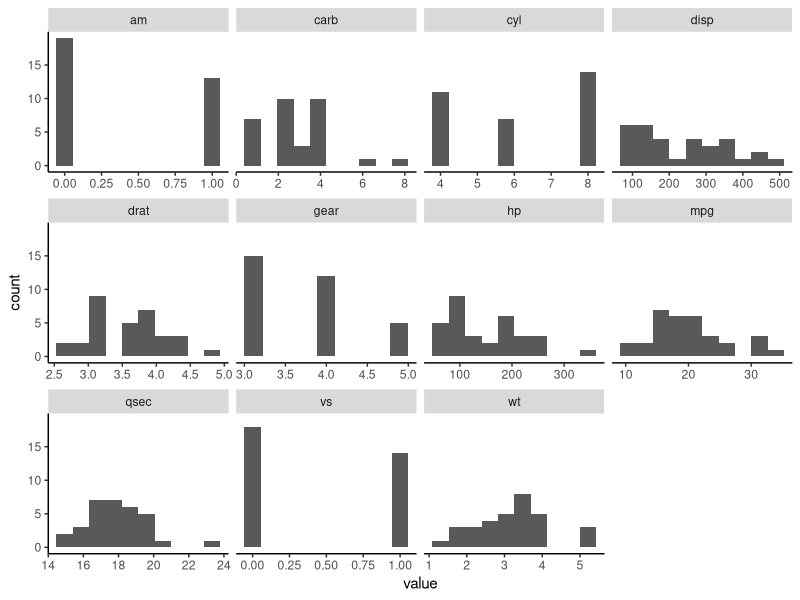
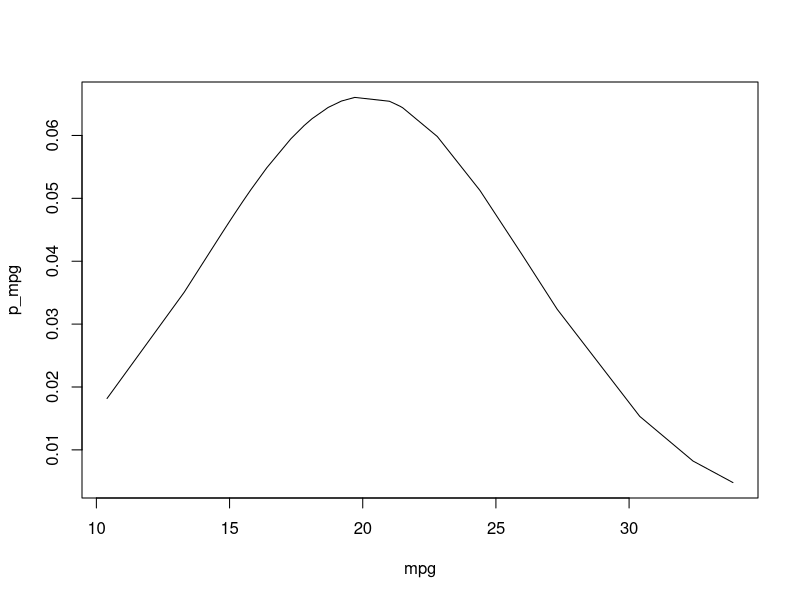
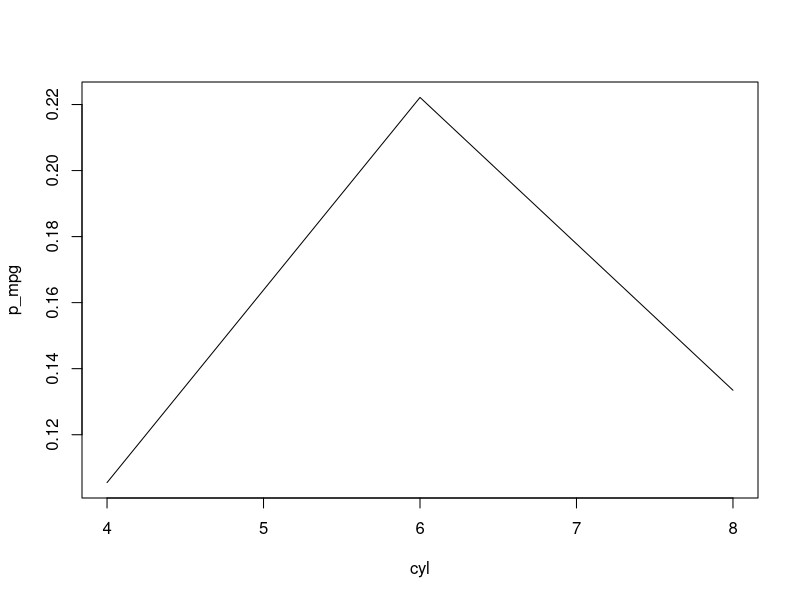
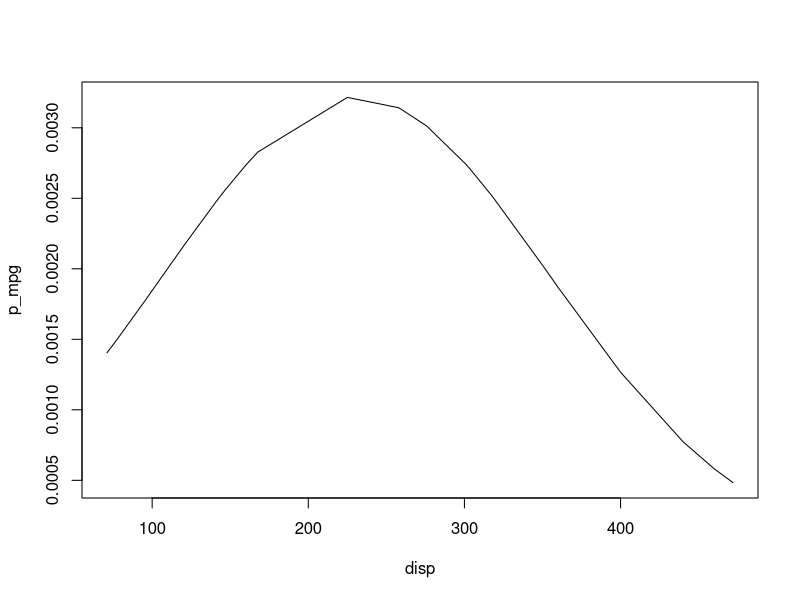
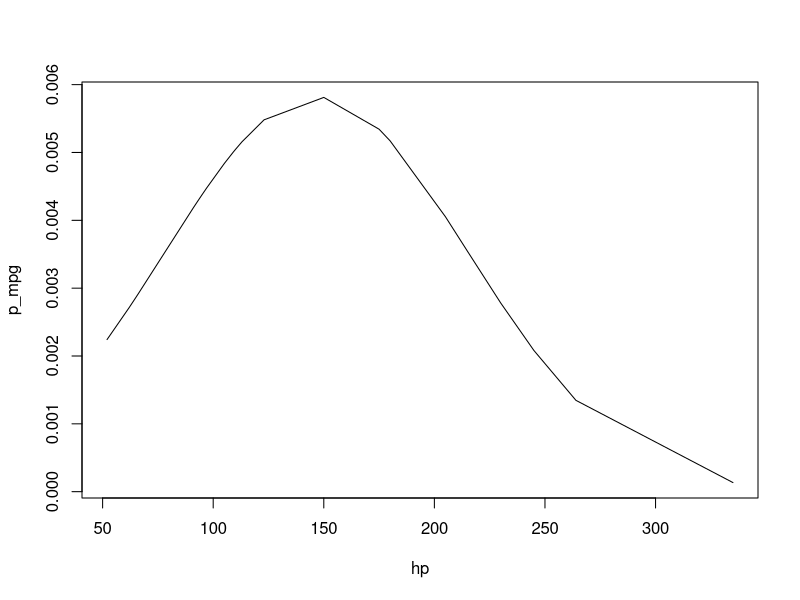
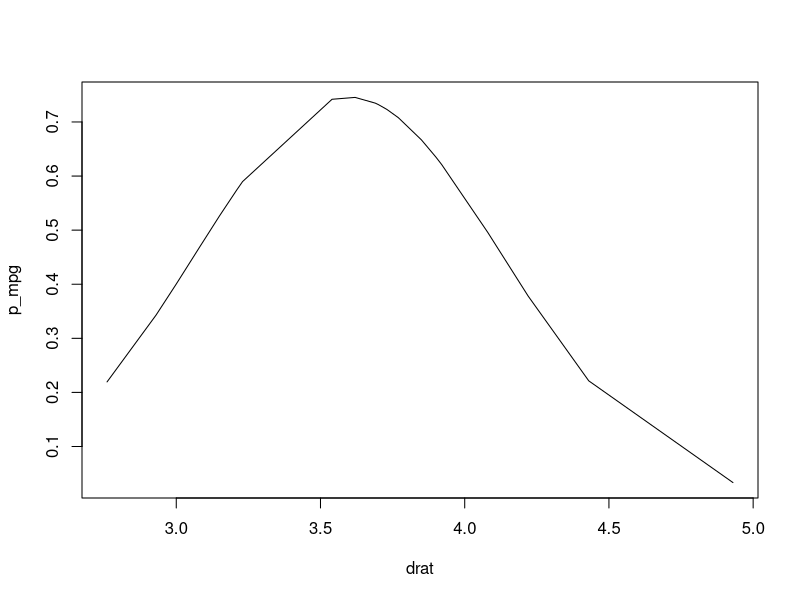
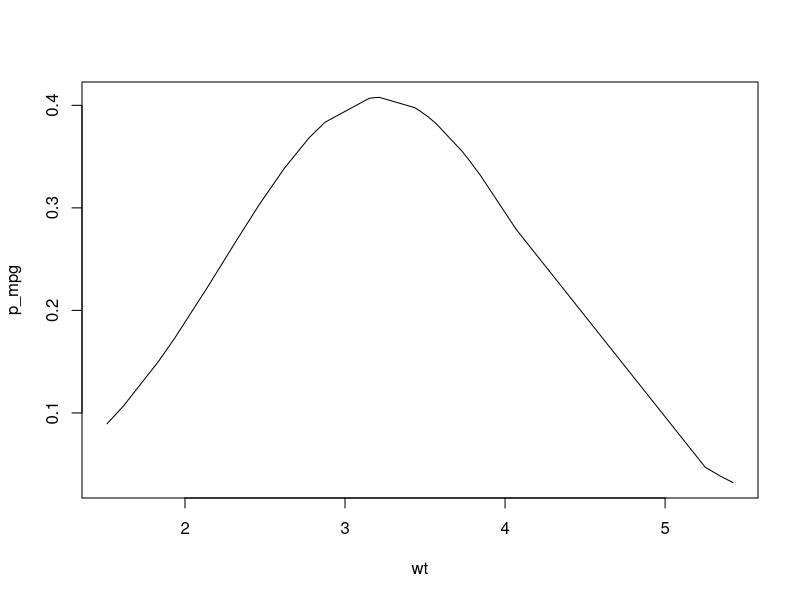
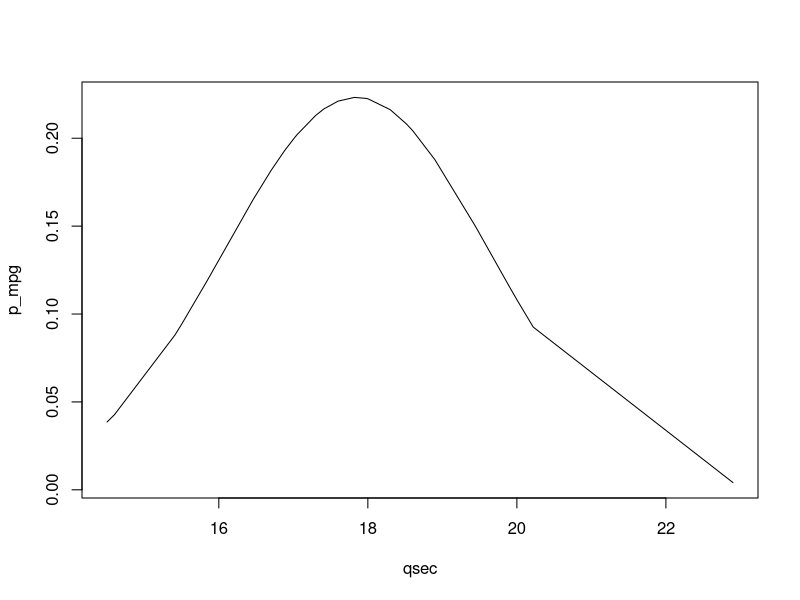

These figures' R source, in order:
View(mtcars)
# 1.Histogram for all variables in a dataset mtcars. Write a program to create histograms for all columns
library(ggplot2)
library(tidyr)
ggplot(gather(mtcars), aes(value)) + 
  geom_histogram(bins = 10) + 
  facet_wrap(~key, scales = 'free_x')+
  theme(panel.background = element_blank(),axis.line = element_line(colour = "black"))


# 2. Check the probability distribution of all variables in mtcars

for(i in 1:ncol(mtcars)) {

  p_mpg <- dnorm(sort(mtcars[,i]),mean(mtcars[,i]),sd(mtcars[,i]))
  
  plot(sort(mtcars[,i]),p_mpg, type = "l", xlab = colnames(mtcars)[i])
}

for(i in 1:ncol(mtcars)) {
  print(colnames(mtcars)[i])
  print(table((mtcars[,i])))
}
#normal distribution : mpg, cyl, disp, hp,drat, wt
#binomial Distribution vs, am
#discrete distribution : cyl, gear, carb


# 3. Write a program to create boxplot for all variables
boxplot(mtcars)

ggplot(gather(mtcars),aes(key,value)) + 
  geom_boxplot(width = 0.5)+
  facet_wrap(~key, scales = 'free_x')+
  theme(panel.background = element_blank(),axis.line = element_line(colour = "black"))


